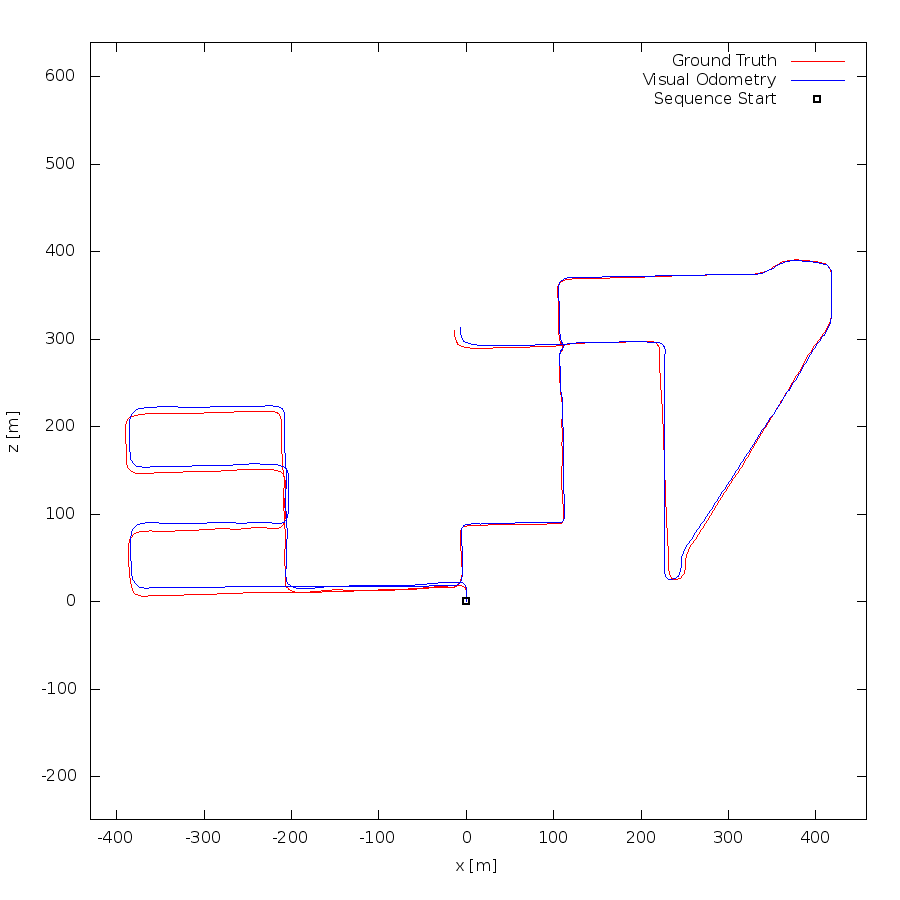

Here is the gnuplot script that generated this plot:
set term postscript eps enhanced color
set output "08.eps"
set size ratio -1
set xrange [-430:458]
set yrange [-249:639]
set xlabel "x [m]"
set ylabel "z [m]"
plot "08.txt" using 1:2 lc rgb "#FF0000" title 'Ground Truth' w lines,"08.txt" using 3:4 lc rgb "#0000FF" title 'Visual Odometry' w lines,"< head -1 08.txt" using 1:2 lc rgb "#000000" pt 4 ps 1 lw 2 title 'Sequence Start' w points
